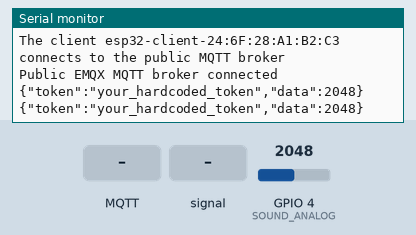
Simulated run of this sketch. Board: ESP32. Parts: the last lines printed to the serial monitor. The test bench sets the inputs (shaded band); at power-on: GPIO 4 (SOUND_ANALOG) = 2048. WiFi joins after 1.5 s; servers stay silent unless stated; no MQTT or app messages arrive unless stated.

Above: at 2.8 s.
2.9 s: MQTT message "1" arrives on the first subscribed topic
5.1 s: MQTT message "on" arrives on the first subscribed topic
7.2 s: MQTT message "off" arrives on the first subscribed topic
9.2 s: GPIO 4 (SOUND_ANALOG) fed a 200 Hz sine of ±327 counts around its level
At 10.4 s:
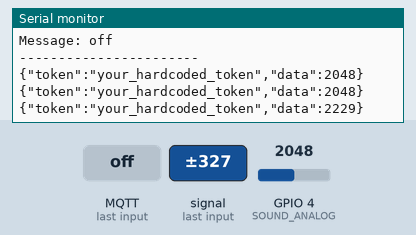
10.7 s: GPIO 4 (SOUND_ANALOG) set to 2866
At 11.2 s:
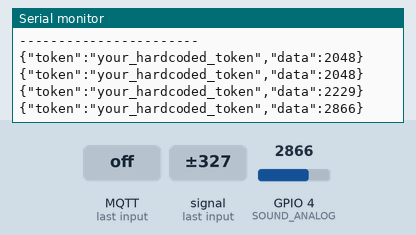
12.2 s: GPIO 4 (SOUND_ANALOG) fed a 1000 Hz sine of ±1023 counts around its level
At 13.7 s:
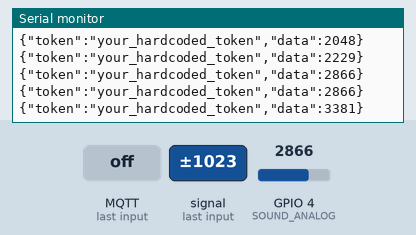
Timing chart, 0 to 14.7 s (numbered marks = the images above; inputs shaded):
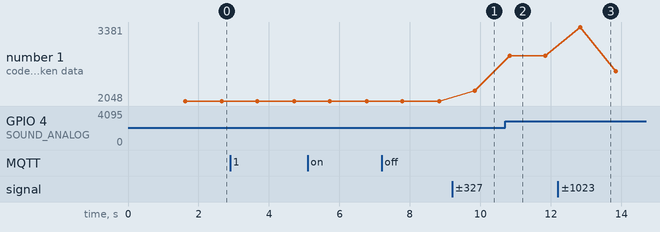

The sketch:

sound.ino
```cpp
#include <WiFi.h>
#include <PubSubClient.h>
#include <ArduinoJson.h> // Include the ArduinoJson library

#define SOUND_ANALOG 4 // Pin connected to the sound sensor

// WiFi credentials
const char* ssid = "connect";
const char* password = "ramzeSade";

// MQTT broker details
const char *mqtt_broker = "192.168.136.198";
const char *topic = "sound";
const char *mqtt_username = "uname";
const char *mqtt_password = "upass";
const int mqtt_port = 1883;

WiFiClient espClient;
PubSubClient client(espClient);

// Hard-coded token for the JSON message
const char *hardcoded_token = "your_hardcoded_token"; // Replace with your actual token

// Function prototypes
void reconnectWiFi();
void reconnectMQTT();
void callback(char *topic, byte *payload, unsigned int length);

void setup() {
  Serial.begin(9600);

  reconnectWiFi();  // Connect to WiFi
  client.setServer(mqtt_broker, mqtt_port);
  client.setCallback(callback);
  reconnectMQTT();  // Connect to MQTT broker
}

void reconnectWiFi() {
  Serial.println("Connecting to WiFi...");
  WiFi.begin(ssid, password);

  while (WiFi.status() != WL_CONNECTED) {
    delay(500);
    Serial.print(".");
  }

  Serial.println("\nConnected to the WiFi network");
  Serial.println("IP address: ");
  Serial.println(WiFi.localIP());
}

void reconnectMQTT() {
  while (!client.connected()) {
    String client_id = "esp32-client-";
    client_id += String(WiFi.macAddress());
    Serial.printf("The client %s connects to the public MQTT broker\n", client_id.c_str());

    if (client.connect(client_id.c_str(), mqtt_username, mqtt_password)) {
      Serial.println("Public EMQX MQTT broker connected");
      client.subscribe(topic);
    } else {
      Serial.print("failed with state ");
      Serial.print(client.state());
      delay(2000);
    }
  }
}

void callback(char *topic, byte *payload, unsigned int length) {
  Serial.print("Message arrived in topic: ");
  Serial.println(topic);
  Serial.print("Message: ");

  for (int i = 0; i < length; i++) {
    Serial.print((char)payload[i]);
  }

  Serial.println();
  Serial.println("-----------------------");
}

void loop() {
  // Check WiFi connection
  if (WiFi.status() != WL_CONNECTED) {
    Serial.println("WiFi lost connection. Attempting to reconnect...");
    reconnectWiFi();  // Reconnect to WiFi
  }

  // Check MQTT connection
  if (!client.connected()) {
    reconnectMQTT();  // Reconnect to MQTT
  }

  client.loop();  // Maintain MQTT connection

  // Read the sound sensor value
  int analogValue = analogRead(SOUND_ANALOG);

  // Create a JSON document
  DynamicJsonDocument doc(1024); // Create a JSON document
  doc["token"] = hardcoded_token; // Add the hard-coded token
  doc["data"] = analogValue;      // Add the sound sensor value

  // Serialize JSON to a string
  char jsonBuffer[128]; // Buffer to hold the JSON string
  serializeJson(doc, jsonBuffer); // Serialize the JSON document to a string

  Serial.println(jsonBuffer);  // Print the JSON string to the Serial Monitor
  client.publish(topic, jsonBuffer);  // Publish the JSON string to the MQTT topic

  delay(1000);  // Delay before the next reading (adjust as needed)
}
```

Measured:
- after the input at 9.2 s, the serial monitor: prints a new line after 0.64 s (image 1)
- after the input at 10.7 s, the serial monitor: prints a new line after 0.14 s (image 2)
- after the input at 12.2 s, the serial monitor: prints a new line after 0.64 s (image 3)
- plotted number 1: 2048 → 2229 after the input at 9.2 s, 2229 → 2866 after the input at 10.7 s, 2866 → 2587 after the input at 12.2 s
